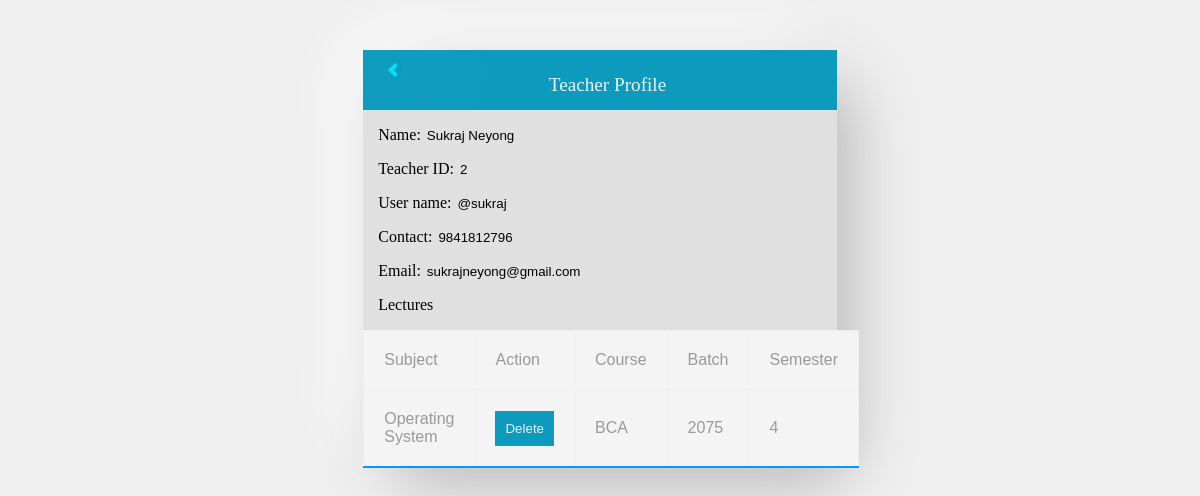
The page /ams/Admin/adminTeacherProfile.php?ID=2 (signed in) on the database its author committed.
### tables this page shows
CREATE TABLE `teacher` (
  `tid` int(11) NOT NULL,
  `First_Name` varchar(20) NOT NULL,
  `Last_Name` varchar(20) NOT NULL,
  `user_name` varchar(30) NOT NULL,
  `password` varchar(32) NOT NULL,
  `contact_number` varchar(10) NOT NULL,
  `email` varchar(50) NOT NULL,
  `Active_Status` tinyint(1) NOT NULL
);

CREATE TABLE `teacher_subject` (
  `SN` int(10) NOT NULL,
  `tid` int(11) NOT NULL,
  `sid` varchar(10) NOT NULL,
  `course` varchar(30) NOT NULL,
  `year` year(4) NOT NULL,
  `sem_id` int(2) NOT NULL
);

CREATE TABLE `subjects` (
  `sid` varchar(10) NOT NULL,
  `subject` char(50) NOT NULL,
  `cid` int(10) DEFAULT NULL,
  `sem_id` int(2) NOT NULL
);

### ams/Admin/adminTeacherProfile.php (the view, shortened to what this page needs)
<?php
  include("../connection.php");
  $tid=$_GET['ID'];
  $sql="SELECT * FROM teacher where tid='$tid'";
  $data=mysqli_query($conn,$sql);
  $row=mysqli_fetch_assoc($data);
?>
<!DOCTYPE html>
<html>
<head>
  <link rel="stylesheet" href="css/adminTeacherProfile.css">
</head>
<body>
  <form action="student_view.php" method="post">
    <div id="container">
      <div class="header">
        <a href="javascript:window.history.back();" class="arrow left"></a>
        <p class="Title">Teacher Profile</p>
      </div>
      <div class="element">
        <p>Name: <input type="text" class="input" value="<?php echo $row['First_Name']." ".$row['Last_Name'];?>"></p>
        <p>Teacher ID: <input type="text" class="input" value="<?php echo  $tid?>" name="tid"></p>
        <p>User name: <input type="text" class="input" value="<?php echo  $row['user_name']?>"></p>
        <p>Contact: <input type="text" class="input" value="<?php echo  $row['contact_number']?>"></p>
        <p>Email: <input type="text" class="input" value="<?php echo  $row['email']?>"></p>
        <p>Lectures</p>
        <table>
          <thead>
            <tr>
              <td>Subject</td>
              <td>Action</td>
              <td>Course</td>
              <td>Batch</td>
              <td>Semester</td>
            </tr>
          </thead>
          <tbody>
            <?php
            $sql2="SELECT * FROM `teacher_subject` natural join`subjects` WHERE tid='$tid'";
            $data2=mysqli_query($conn,$sql2);
            while($row2=mysqli_fetch_assoc($data2)){?>
            <tr>
            <td><?php echo $row2['subject'];?></td>
            <td>
              <a href="delete-teacher-subject.php?tid=<?php echo $tid;?>&subject=<?php echo $row2['sid'];?>&course=<?php echo $row2['course'];?>&year=<?php echo $row2['year'];?>&sem=<?php echo $row2['sem_id'];?>" onclick="return confirm('Confirm Delete')">
               <input id="Delete" type="button" name="DeleteSubject" value="Delete" class="button"/>
              </a>
            </td>
            <td><?php echo $row2['course'];?></td>
            <td><?php echo $row2['year'];?></td>
            <td><?php echo $row2['sem_id'];?></td>
            </tr>
            <?php
            }?>
          </tbody>
        </table>
      </div>
    </div>
  </form>
</body>
</html>

### ams/Admin/css/adminTeacherProfile.css (style rules this page uses)
body { background-color: #efefef; }
.arrow { border: solid #07dcf8; box-shadow:20px 20px 60px #bebebe, -20px -20px 60px #ffffff; border-width: 0 4px 4px 0; display: inline-block; padding: 3px; position: fixed; margin-left: -12%; margin-top:10px; }
.left { transform: rotate(135deg); -webkit-transform: rotate(135deg); }
#container { width: 40%; height:auto; margin: 0 auto; margin-top: 50px; border-radius: 50px; background: #e0e0e0; box-shadow: 20px 20px 60px #bebebe, -20px -20px 60px #ffffff; }
p { font-family: serif; margin-left: 15px; }
.input { border:none; pointer-events:none; background: transparent; width:60%; }
.Title { display: inline-block; }
.header { width: 100% auto; height: 50px; background-color: #0c9bbe; color: #efefef; text-align: center; font-family: serif; font-size:larger; padding:5px; }
table { font-family: sans-serif; border-collapse: collapse; border: 1px solid #eee; border-bottom: 2px solid rgb(0, 152, 253); width: 100%; }
tr { background: #f4f4f4; width: 50px; }
td { color: #999; border: 1px solid #eee; padding: 20px; }
.button { background: #0c9bbe; border-style: none; font-weight: 500; cursor: pointer; color: #efefef; height: 100%; width: 100%; padding: 10px; }

### rows shown on the page
teacher: First_Name+Last_Name "Sukraj Neyong", user_name "@sukraj", contact_number "9841812796", email "sukrajneyong@gmail.com"
teacher_subject: sid.subject "Operating System", course "BCA", year "2075", sem "4"
